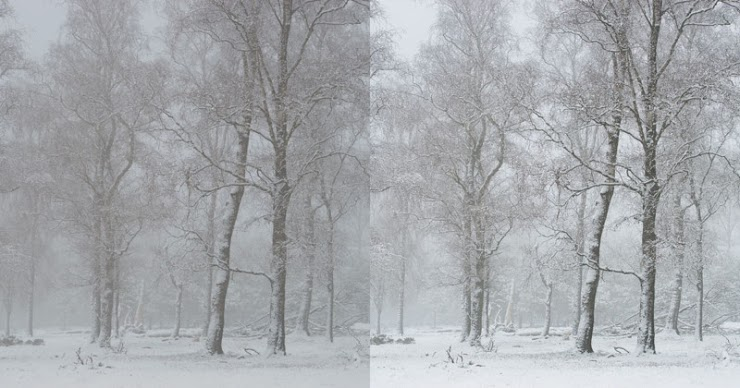
#> input picture 4106/1603073/fog.jpg, 740 x 388 px
$ python lpf.py
#> lines starting #> are read from the running program, lines starting #| are printed output that depends on the picture
import cv2
import numpy as np
import matplotlib.pyplot as plt

img = cv2.imread('fog.jpg', 0)  # cv2 to read the image
#> img: shape (388, 740); min 64, max 237, mean 168.8
f1 = np.fft.fft2(img)
f1_shift = np.fft.fftshift(f1)
rows, cols = img.shape
#> rows = 388; cols = 740
crow, ccol = int(rows/2), int(cols/2)  # Calculate spectrum center
#> crow = 194; ccol = 370
mask = np.zeros((rows, cols), np.uint8)
mask[crow-30:crow+30, ccol-30:ccol+30] = 1
f1_shift = f1_shift*mask

f_ishift = np.fft.ifftshift(f1_shift)  # inverse fourier transform
img_back = np.fft.ifft2(f_ishift)
img_back = np.abs(img_back)
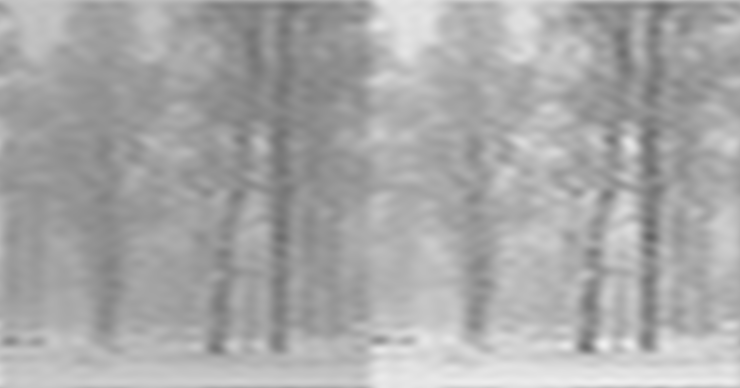
#> img_back: shape (388, 740) float64; min 99.21, max 240.6, mean 168.8
img_back = (img_back-np.amin(img_back))/(np.amax(img_back)-np.amin(img_back))
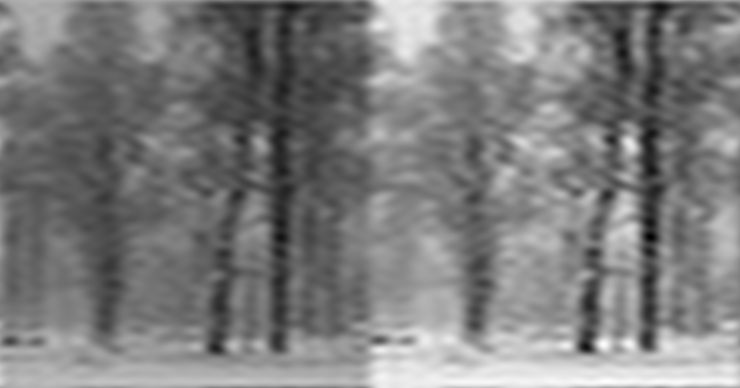
#> img_back: shape (388, 740) float64; min 0, max 1, mean 0.492

plt.figure(figsize=(15, 15))
plt.subplot(121)
plt.imshow(img, cmap='gray')
plt.title('Original image')
plt.show()
plt.subplot(122)
plt.imshow(img_back, cmap='gray')
plt.title('output image')
plt.show()
